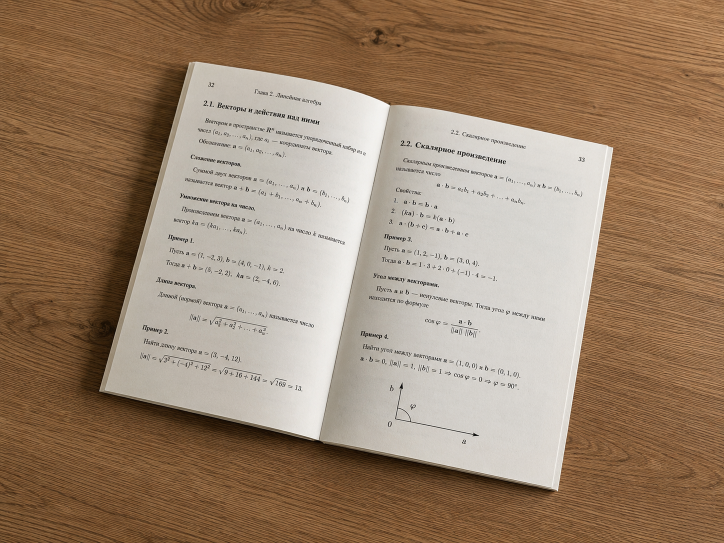
#> input picture 01_sandbox/book_vectors.png, 1448 x 1086 px (shown at 1/2 size)
$ python canny_trackbar.py
#> lines starting #> are read from the running program, lines starting #| are printed output that depends on the picture
import cv2

img = cv2.imread('book_vectors.png')
#> img is the input picture: shape (1086, 1448, 3); mean B, G, R 108.5, 131.6, 156.1
gray = cv2.cvtColor(img, cv2.COLOR_BGR2GRAY)
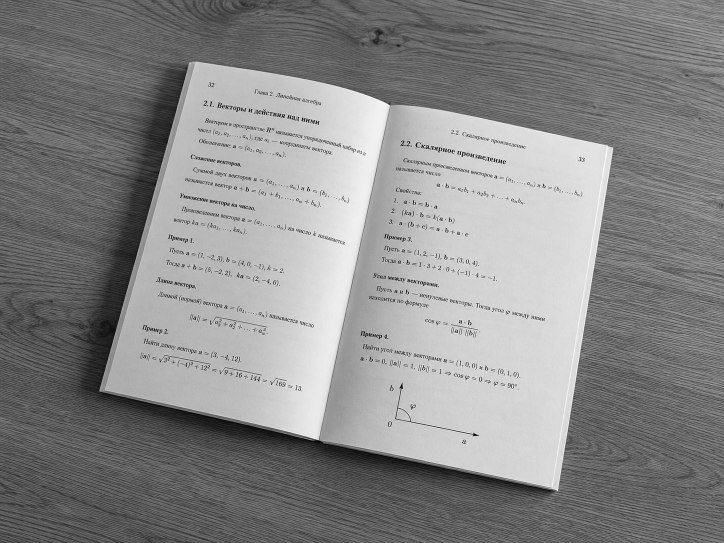
#> gray: shape (1086, 1448) (shown at 1/2 size); min 0, max 255, mean 136.3
# blur = cv2.GaussianBlur(gray, (11, 11), 0)
def nothing(x):
    pass
cv2.namedWindow('Trackbar')
# cv2.resizeWindow('Trackbars', 600, 300)  # Ширина, высота\
cv2.createTrackbar('th_min', 'Trackbar', 50, 300, nothing)
cv2.createTrackbar('th_max', 'Trackbar', 150, 900, nothing)
while True:
    th_min = cv2.getTrackbarPos('th_min', 'Trackbar')
    th_max = cv2.getTrackbarPos('th_max', 'Trackbar')
    edge = cv2.Canny(gray, th_min, th_max)
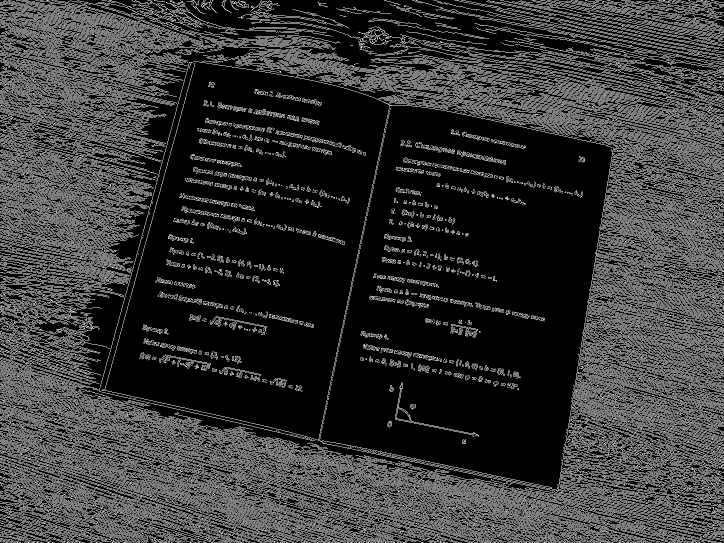
#> edge: shape (1086, 1448) (shown at 1/2 size); 20.9% white in thin lines or dots
    cv2.imshow('edge', edge)
    if cv2.waitKey(1) & 0xFF == ord('q'):
#> (key q is pressed here)
        break

$ run again, with 01_sandbox/Rocket in space.png copied over 01_sandbox/book_vectors.png
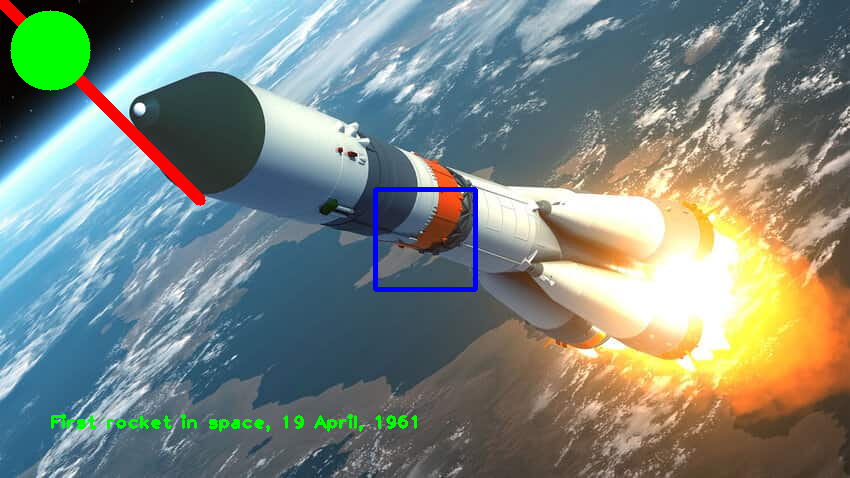
#> input picture 01_sandbox/Rocket in space.png, 850 x 478 px
#> img is the input picture: shape (478, 850, 3); mean B, G, R 128.8, 135.6, 123.6
#> `gray = cv2.cvtColor(img, cv2.COLOR_BGR2GRAY)`:
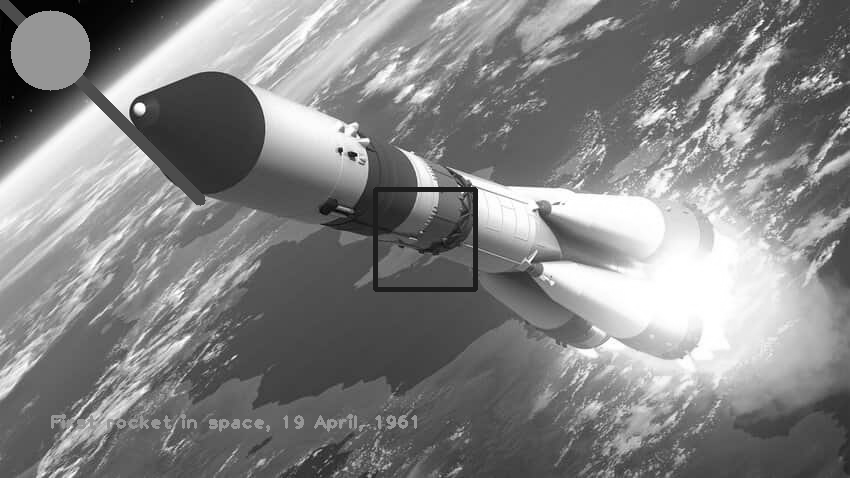
#> gray: shape (478, 850); min 0, max 255, mean 131.2
#> `edge = cv2.Canny(gray, th_min, th_max)`:
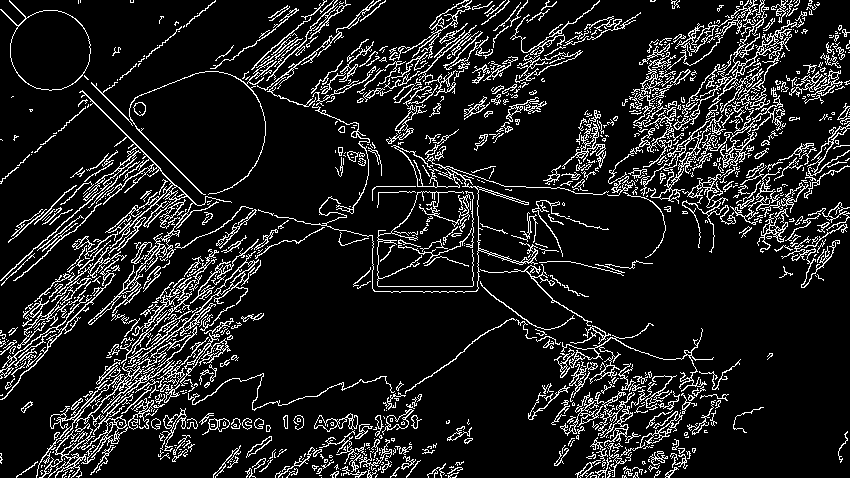
#> edge: shape (478, 850); 12% white in thin lines or dots

$ run again, with 01_sandbox/cat_noise.png copied over 01_sandbox/book_vectors.png
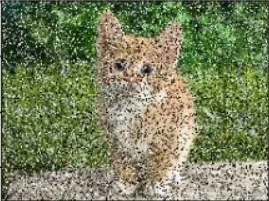
#> input picture 01_sandbox/cat_noise.png, 269 x 201 px
#> img is the input picture: shape (201, 269, 3); mean B, G, R 92.7, 128.1, 119.5
#> `gray = cv2.cvtColor(img, cv2.COLOR_BGR2GRAY)`:
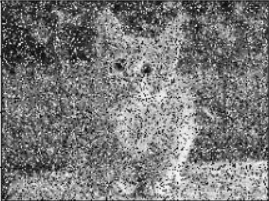
#> gray: shape (201, 269); min 3, max 247, mean 121.5
#> `edge = cv2.Canny(gray, th_min, th_max)`:
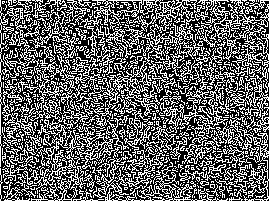
#> edge: shape (201, 269); 38.6% white in thin lines or dots
